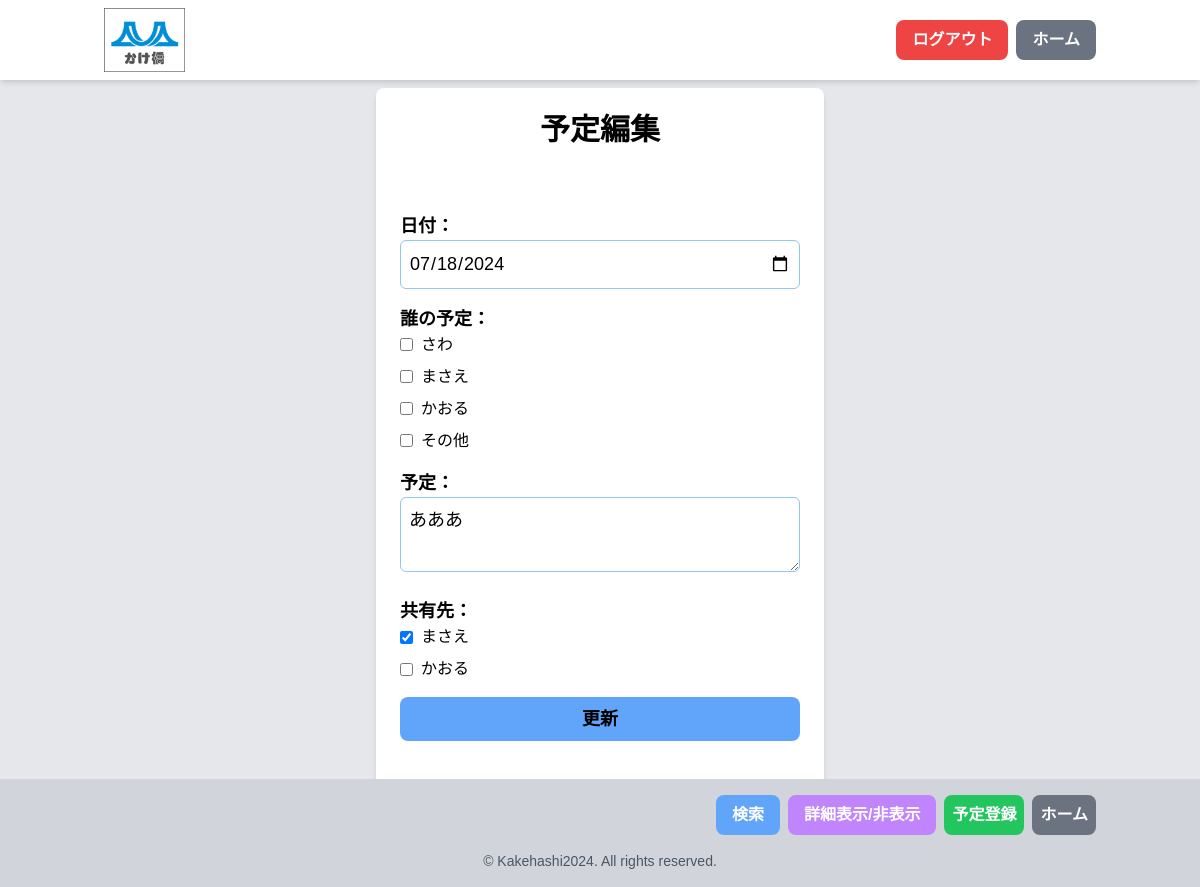
/schedule_edit.php?id=9 (signed in), run on an earlier commit of the app's database.
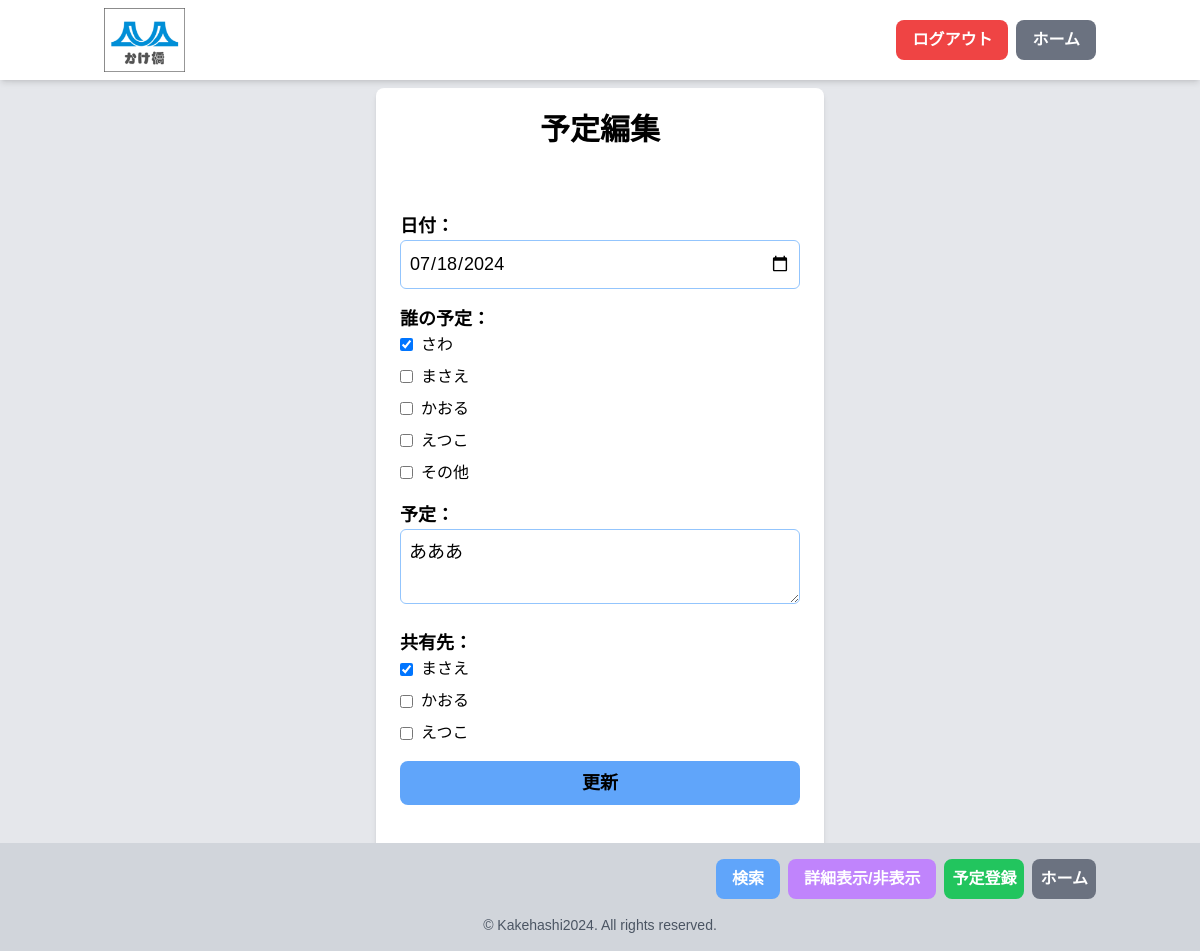
And on a later commit of the database.
### tables this page shows
CREATE TABLE `users` (
  `id` int(11) NOT NULL,
  `username` varchar(255) NOT NULL,
  `email` varchar(255) DEFAULT NULL,
  `password` varchar(255) NOT NULL,
  `role` enum('admin','modify','view') NOT NULL,
  `created_at` timestamp NOT NULL DEFAULT current_timestamp(),
  `updated_at` timestamp NOT NULL DEFAULT current_timestamp() ON UPDATE current_timestamp()
);

### funcs.php (called while the page is built, shortened)
<?php
function h($str) {
    return htmlspecialchars($str, ENT_QUOTES, 'UTF-8');
}

### schedule_edit.php (the view, shortened to what this page needs)
<?php
require_once 'funcs.php';
$pdo = db_conn();
$id = $_GET['id'];
$stmt = $pdo->prepare("SELECT s.*, u.username as creator FROM schedules s JOIN users u ON s.user_id = u.id WHERE s.id = ?");
$stmt->execute([$id]);
$schedule = $stmt->fetch(PDO::FETCH_ASSOC);
$stmt = $pdo->prepare("SELECT u.id, u.username FROM users u
                      JOIN group_members gm ON u.id = gm.user_id
                      WHERE gm.group_id = ?");
$stmt->execute([$_SESSION['group_id']]);
$group_members = $stmt->fetchAll(PDO::FETCH_ASSOC);
$stmt = $pdo->prepare("SELECT user_id FROM schedule_for WHERE schedule_id = ?");
$stmt->execute([$id]);
$schedule_for = $stmt->fetchAll(PDO::FETCH_COLUMN);
$stmt = $pdo->prepare("SELECT user_id FROM schedule_shares WHERE schedule_id = ?");
$stmt->execute([$id]);
$shared_with = $stmt->fetchAll(PDO::FETCH_COLUMN);
?>
<!DOCTYPE html>
<html lang="ja">
<head>
    <script src="https://cdn.tailwindcss.com"></script>
    <link rel="stylesheet" href="styles/main.css">
</head>
<body class="bg-gray-200" id=body>
    <?php include 'header0.php'; ?>
    <main>
        <div class="content-wrapper">
            <div class="container mx-auto p-6">
                <div class="bg-white rounded-lg shadow-md max-w-md mx-auto">
                    <h1 class="text-3xl font-bold mb-6 text-center pt-6">予定編集</h1>
                    <form method="POST" class="space-y-4 p-6">
                        <div>
                            <label for="date" class="block text-lg font-semibold">日付：</label>
                            <input type="date" id="date" name="date" required class="w-full p-2 border rounded-md border-blue-300 focus:border-blue-500 focus:ring focus:ring-blue-200 focus:ring-opacity-50" value="<?= h($schedule['date']) ?>">
                        </div>
                        <div>
                            <p class="text-lg font-semibold">誰の予定：</p>
                            <div class="space-y-2 text-sm sm:text-base">
                                <?php foreach ($group_members as $member) : ?>
                                    <label class="flex items-center">
                                        <input type="checkbox" name="schedule_for[]" value="<?= h($member['id']) ?>" class="mr-2 rounded border-blue-300 text-blue-500 focus:ring-blue-200" <?= in_array($member['id'], $schedule_for) ? 'checked' : '' ?>>
                                        <span><?= h($member['username']) ?></span>
                                    </label>
                                <?php endforeach; ?>
                                <label class="flex items-center">
                                    <input type="checkbox" name="others_checkbox" id="others_checkbox" class="mr-2 rounded border-blue-300 text-blue-500 focus:ring-blue-200" <?= !empty($schedule['others']) ? 'checked' : '' ?>>
                                    <span>その他</span>
                                </label>
                            </div>
                        </div>
                        <div>
                            <label for="content" class="block text-lg font-semibold">予定：</label>
                            <textarea id="content" name="content" required class="w-full p-2 border rounded-md border-blue-300 focus:border-blue-500 focus:ring focus:ring-blue-200 focus:ring-opacity-50"><?= h($schedule['content']) ?></textarea>
                        </div>
                        <div>
                            <p class="text-lg font-semibold">共有先：</p>
                            <div class="space-y-2 text-sm sm:text-base">
                                <?php foreach ($group_members as $member) : ?>
                                    <?php if ($member['id'] != $_SESSION['user_id']) : ?>
                                        <label class="flex items-center">
                                            <input type="checkbox" name="shared_with[]" value="<?= h($member['id']) ?>" class="mr-2 rounded border-blue-300 text-blue-500 focus:ring-blue-200" <?= in_array($member['id'], $shared_with) ? 'checked' : '' ?>>
                                            <span><?= h($member['username']) ?></span>
                                        </label>
                                    <?php endif; ?>
                                <?php endforeach; ?>
                            </div>
                        </div>
                        <button type="submit" class="w-full bg-blue-400 hover:bg-blue-500 text-black font-bold px-4 py-2 rounded-lg text-lg text-center transition duration-300">更新</button>
                    </form>
                    <div class="mt-6 text-center pb-6">
                        <a href="home.php" class="bg-gray-300 hover:bg-gray-400 text-black font-bold py-2 px-4 rounded text-xl transition duration-300">
                        </a>
                    </div>
                </div>
            </div>
        </div>
    </main>
    <?php include 'footer_schedule.php'; ?>
</body>
</html>

What changed in the data, as far as the page shows it:
computed for users "さわ": id "☐" → "☑"
added users: username "えつこ"
